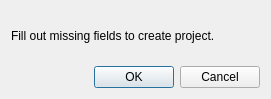
<?xml version="1.0" encoding="UTF-8"?>
<ui version="4.0">
 <class>InvalidFieldWindow</class>
 <widget class="QDialog" name="InvalidFieldWindow">
  <property name="geometry">
   <rect>
    <x>0</x>
    <y>0</y>
    <width>271</width>
    <height>99</height>
   </rect>
  </property>
  <property name="minimumSize">
   <size>
    <width>271</width>
    <height>99</height>
   </size>
  </property>
  <property name="maximumSize">
   <size>
    <width>271</width>
    <height>99</height>
   </size>
  </property>
  <property name="windowTitle">
   <string>Invalid Field</string>
  </property>
  <layout class="QGridLayout" name="InvalidWindowMainLayout">
   <item row="0" column="0">
    <layout class="QVBoxLayout" name="InvalidFieldLayout">
     <item>
      <widget class="QLabel" name="InvalidFieldLabel">
       <property name="text">
        <string>Fill out missing fields to create project.</string>
       </property>
      </widget>
     </item>
     <item>
      <widget class="QDialogButtonBox" name="InvalidFieldButtonBox">
       <property name="orientation">
        <enum>Qt::Horizontal</enum>
       </property>
       <property name="standardButtons">
        <set>QDialogButtonBox::Cancel|QDialogButtonBox::Ok</set>
       </property>
      </widget>
     </item>
    </layout>
   </item>
  </layout>
 </widget>
 <resources/>
 <connections>
  <connection>
   <sender>InvalidFieldButtonBox</sender>
   <signal>accepted()</signal>
   <receiver>InvalidFieldWindow</receiver>
   <slot>accept()</slot>
   <hints>
    <hint type="sourcelabel">
     <x>248</x>
     <y>254</y>
    </hint>
    <hint type="destinationlabel">
     <x>157</x>
     <y>274</y>
    </hint>
   </hints>
  </connection>
  <connection>
   <sender>InvalidFieldButtonBox</sender>
   <signal>rejected()</signal>
   <receiver>InvalidFieldWindow</receiver>
   <slot>reject()</slot>
   <hints>
    <hint type="sourcelabel">
     <x>316</x>
     <y>260</y>
    </hint>
    <hint type="destinationlabel">
     <x>286</x>
     <y>274</y>
    </hint>
   </hints>
  </connection>
 </connections>
</ui>
